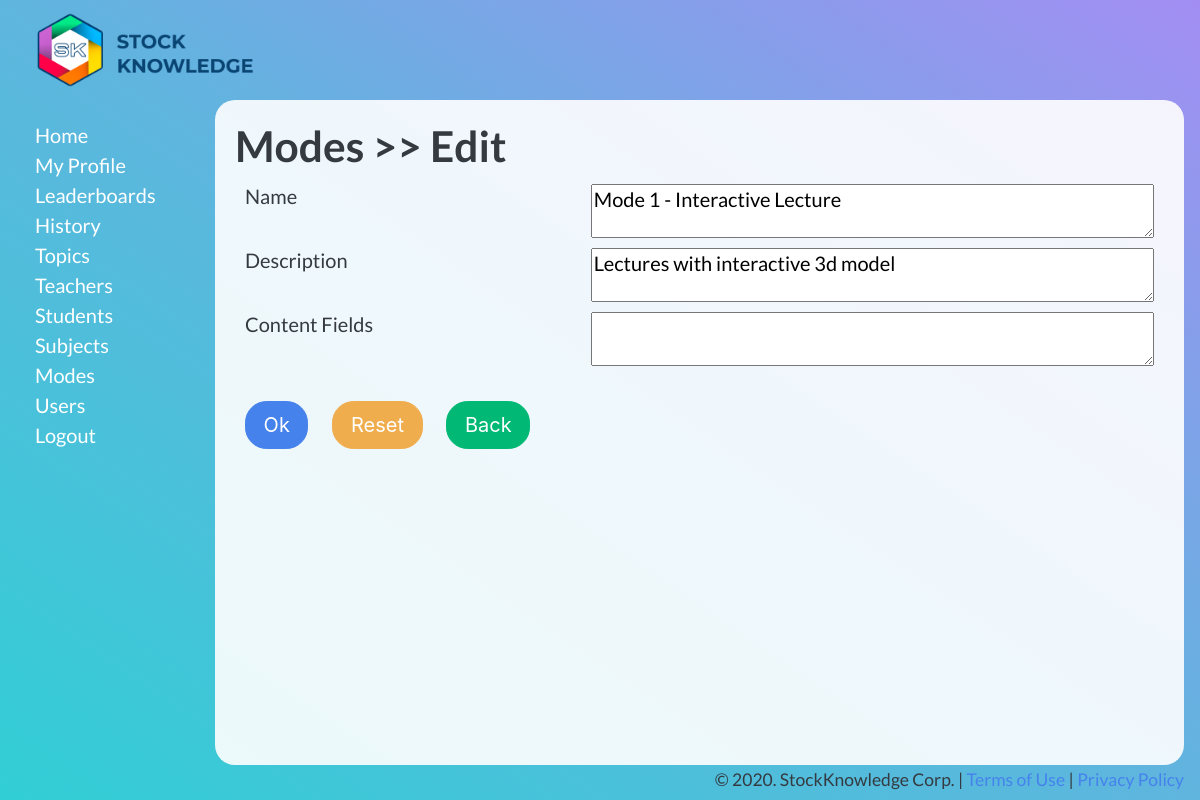
The app's page /admin/sk_modes/edit.php?id=1 (signed in) with its own data.
### tables this page shows
CREATE TABLE `sk_modes` (
  `id` int(11) NOT NULL,
  `name` text NOT NULL,
  `description` text NOT NULL,
  `content_fields` text NOT NULL
);

### admin/_conf.dba.inc.php (called while the page is built, shortened)
<?php
$dba = new dba;
$dba->server = "localhost";
$dba->user = "root";
$dba->password = "";
$home_url = 'http://localhost/SK-LMS-App/admin';
?>

### admin/_class.dba.inc.php (called while the page is built, shortened)
<?php
class dba {
  var $link_id  = 0;
  var $query_id = 0;
    var $server   = "";
    var $user     = "";
    var $password = "";
    function connect() {
        if( 0 == $this->link_id) {
            $this->link_id = mysqli_connect( $this->server, $this->user, $this->password);
        }
    }
    function query($query_string) {
        $this->query_id = mysqli_query($this->link_id,$query_string);
        return $this->query_id;
    }
    function fetch_array($query_id = -1) {
        if ($query_id != false) {
            $this->query_id=$query_id;
        }
        $this->record = mysqli_fetch_array( $this->query_id);
        return $this->record;
    }
}

### admin/sk_modes/edit.php (the view, shortened to what this page needs)
<?php
require_once("../_class.dba.inc.php");
require_once("../_conf.dba.inc.php");
$query = "SELECT * FROM sk_modes WHERE id='".$_REQUEST['id']."' LIMIT 1";
$result = $dba->query($query);
$row = $dba->fetch_array($result);
?>
<html>
<head>
<link rel="stylesheet" type="text/css" media="screen" href="../style.css" />
<?php include('../header.php');?>
</head>
<body>
<?php include('../sidebar.php');?>
<div id="main-container"><div id="main">
<h1><?php echo $heading;?></h1>
<form action="update.php" method="POST">
<table class="edit">
<tr>
	<td>Name</td>
	<td><textarea name="name"><?= $row['name'] ?></textarea>
</td>
</tr>
<tr>
	<td>Description</td>
	<td><textarea name="description"><?= $row['description'] ?></textarea>
</td>
</tr>
<tr>
	<td>Content Fields</td>
	<td><textarea name="content_fields"><?= $row['content_fields'] ?></textarea>
</td>
</tr>
</table>
<br />
<input class="btn btn-primary" type="submit" value="Ok"> <input class="btn btn-warning" type="reset" value="Reset"> <a class="btn btn-success" href="list.php">Back</a>
</form>
</div></div>
<?php include('../footer.php');?>
</body>
</html>

### admin/style.css (style rules this page uses)
body { background: rgb(163,142,243); background: linear-gradient(214deg, rgba(163,142,243,1) 0%, rgba(95,181,222,1) 50%, rgba(49,206,213,1) 100%); min-height: 100vh; width: 100%; font-family: 'Lato', sans-serif; font-size: 20px; line-height: 30px; }
#main-container { min-height: calc(100vh - 135px); background: rgba(255,255,255,0.9); border-radius: 20px; }
#main { padding: 20px; }
#main table th, #main table td { padding: 5px 10px; font-size: 20px; vertical-align: top; }
.btn { font-size: 20px; margin: 0 10px 10px }
table { width: 100%; }
input, textarea { width: 100%; }
.btn { width: unset; }

### records on screen
sk_modes: name "Mode 1 - Interactive Lecture", description "Lectures with interactive 3d model"

### other values on screen
$heading "Modes >> Edit"
